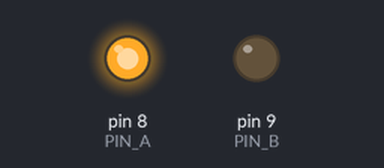
The sketch below on a simulated Arduino Uno, built with avr-gcc and run on an emulated ATmega328P. Shown: output pins drawn as LEDs (lit = HIGH).

Above: at 0.09 s.
At 1.8 s:
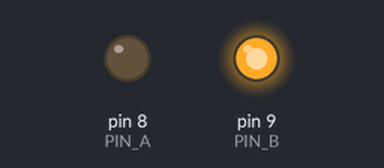
At 4.84 s:
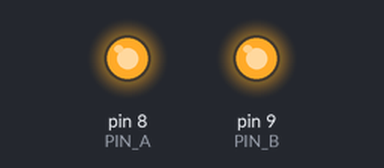
At 5.1 s:
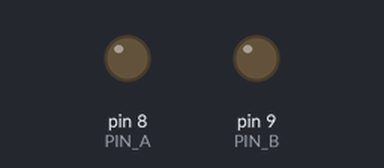
Timing chart, 0 to 7.0 s (numbered marks = the images above):
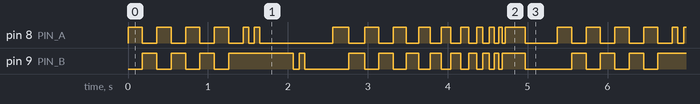

Measured:
- by itself, pin 8 (PIN_A), pin 9 (PIN_B): moves between LOW and HIGH, repeating every 5.4 s
- by itself, everything shown: repeats every 5.4 s, in 35 steps

The sketch:

s06_two_led.ino
```cpp
/* S06 Two-LED heartbeat (funny edition)
 * Docs: docs/scenarios/s06/setup.md
 * Wiring: docs/scenarios/s06/wiring.md
 * Tests: docs/scenarios/s06/tests.md
 * Nav: S05 <- S06 -> S07
 * Upload: scripts/upload-uno.ps1 -Sketch code/s06_two_led
 *
 * D8 -- 330R -- LED A -- GND
 * D9 -- 330R -- LED B -- GND
 */

const uint8_t PIN_A = 8;
const uint8_t PIN_B = 9;

void both(uint8_t a, uint8_t b) {
  digitalWrite(PIN_A, a);
  digitalWrite(PIN_B, b);
}

void lubDub(uint8_t pin) {
  digitalWrite(pin, HIGH);
  delay(70);
  digitalWrite(pin, LOW);
  delay(70);
  digitalWrite(pin, HIGH);
  delay(70);
  digitalWrite(pin, LOW);
  delay(350);
}

void setup() {
  pinMode(PIN_A, OUTPUT);
  pinMode(PIN_B, OUTPUT);
}

void loop() {
  // 1) polite alternate
  for (int i = 0; i < 4; i++) {
    both(HIGH, LOW);
    delay(180);
    both(LOW, HIGH);
    delay(180);
  }

  // 2) medical-ish lub-dub, one LED then the other
  lubDub(PIN_A);
  lubDub(PIN_B);

  // 3) panic disco (speed ramp)
  for (int d = 200; d >= 40; d -= 20) {
    both(HIGH, LOW);
    delay(d);
    both(LOW, HIGH);
    delay(d);
  }

  // 4) high-five: both on, both off
  both(HIGH, HIGH);
  delay(250);
  both(LOW, LOW);
  delay(400);
}
```
